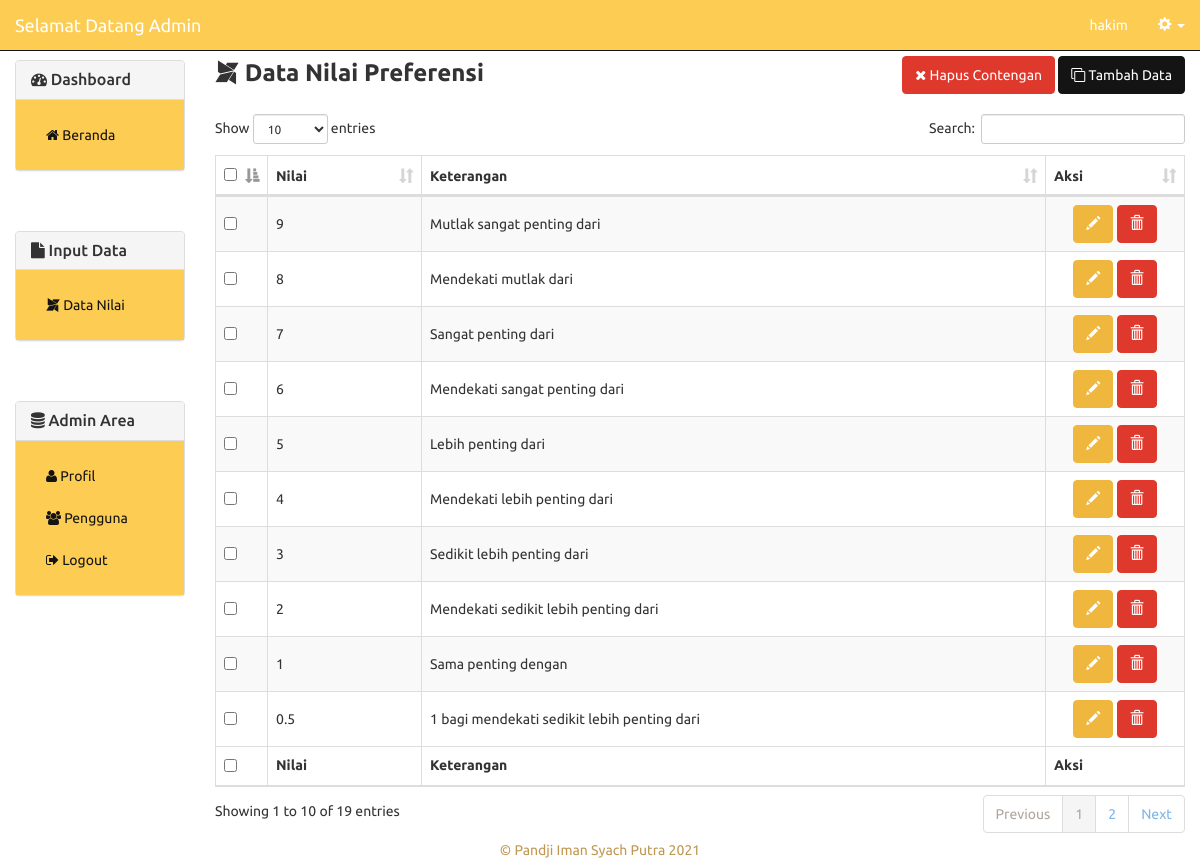
The page /nilai.php (signed in) on the database its author committed.
### tables this page shows
CREATE TABLE `ahp_nilai` (
  `id_nilai` int(11) NOT NULL,
  `jum_nilai` double NOT NULL,
  `ket_nilai` text NOT NULL
);

### includes/nilai.inc.php (called while the page is built, shortened)
<?php
class Nilai{
	private $conn;
	private $table_name = "ahp_nilai";
	public function __construct($db){
		$this->conn = $db;
	}
	function readAll(){
		$query = "SELECT * FROM ".$this->table_name." ORDER BY id_nilai ASC";
		$stmt = $this->conn->prepare( $query );
		$stmt->execute();
		return $stmt;
	}
	function countAll(){
		$query = "SELECT * FROM ".$this->table_name." ORDER BY id_nilai ASC";
		$stmt = $this->conn->prepare( $query );
		$stmt->execute();
		return $stmt->rowCount();
	}
}
?>

### nilai.php (the view, shortened to what this page needs)
<?php
include_once 'header_admin.php';
include_once 'includes/nilai.inc.php';
$pro = new Nilai($db);
$stmt = $pro->readAll();
            ?>
<div class="row">
	<div class="col-xs-12 col-sm-12 col-md-2">
		  	<?php
			include_once 'sidebar_admin.php';
			?>
	</div>
	<div class="col-xs-12 col-sm-12 col-md-10">
	<ol class="breadcrumb">
	  <li><a href="index.php"><span class="fa fa-home"></span> Beranda</a></li>
	  <li class="active"><span class="fa fa-modx"></span> Nilai</li>
	</ol>
<form method="post">
	<div class="row">
		<div class="col-md-6 text-left">
			<strong style="font-size:18pt;"><span class="fa fa-modx"></span> Data Nilai Preferensi</strong>
		</div>
		<div class="col-md-6 text-right">
            <button type="submit" name="hapus-contengan" class="btn btn-danger"><span class="fa fa-close"></span> Hapus Contengan</button>
			<button type="button" onclick="location.href='nilai-baru.php'" class="btn btn-primary"><span class="fa fa-clone"></span> Tambah Data</button>
		</div>
	</div>
	<br/>
	<table width="100%" class="table table-striped table-bordered" id="tabeldata">
        <thead>
            <tr>
                <th width="10px"><input type="checkbox" name="select-all" id="select-all" /></th>
                <th>Nilai</th>
                <th>Keterangan</th>
                <th width="100px">Aksi</th>
            </tr>
        </thead>
        <tfoot>
            <tr>
                <th><input type="checkbox" name="select-all2" id="select-all2" /></th>
                <th>Nilai</th>
                <th>Keterangan</th>
                <th>Aksi</th>
            </tr>
        </tfoot>
        <tbody>
<?php
while ($row = $stmt->fetch(PDO::FETCH_ASSOC)){
?>
            <tr>
                <td style="vertical-align:middle;"><input type="checkbox" value="<?php echo $row['id_nilai'] ?>" name="checkbox[]" /></td>
                <td style="vertical-align:middle;"><?php echo $row['jum_nilai'] ?></td>
                <td style="vertical-align:middle;"><?php echo $row['ket_nilai'] ?></td>
                <td class="text-center" style="vertical-align:middle;">
					<a href="nilai-ubah.php?id=<?php echo $row['id_nilai'] ?>" class="btn btn-warning"><span class="glyphicon glyphicon-pencil" aria-hidden="true"></span></a>
					<a href="nilai-hapus.php?id=<?php echo $row['id_nilai'] ?>" onclick="return confirm('Yakin ingin menghapus data')" class="btn btn-danger"><span class="glyphicon glyphicon-trash" aria-hidden="true"></span></a>
			    </td>
            </tr>
<?php
}
?>
        </tbody>
    </table>
    </form>
</div>
</div>
<?php
include_once 'footer.php';
?>

### rows shown on the page
ahp_nilai: jum_nilai "9", ket_nilai "Mutlak sangat penting dari"
ahp_nilai: jum_nilai "8", ket_nilai "Mendekati mutlak dari"
ahp_nilai: jum_nilai "7", ket_nilai "Sangat penting dari"
ahp_nilai: jum_nilai "6", ket_nilai "Mendekati sangat penting dari"
ahp_nilai: jum_nilai "5", ket_nilai "Lebih penting dari"
ahp_nilai: jum_nilai "4", ket_nilai "Mendekati lebih penting dari"
ahp_nilai: jum_nilai "3", ket_nilai "Sedikit lebih penting dari"
ahp_nilai: jum_nilai "2", ket_nilai "Mendekati sedikit lebih penting dari"
ahp_nilai: jum_nilai "1", ket_nilai "Sama penting dengan"
ahp_nilai: jum_nilai "0.5", ket_nilai "1 bagi mendekati sedikit lebih penting dari"

### other values the page prints
$_SESSION['nama_lengkap'] "hakim"
